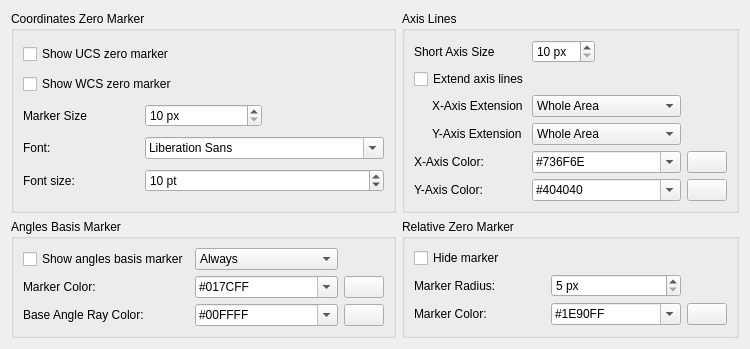
     <widget class="QWidget" name="tabCoordinate">
      <attribute name="title">
       <string>Coordinate System</string>
      </attribute>
      <layout class="QGridLayout" name="gridLayout_44">
       <item row="1" column="0">
        <widget class="QGroupBox" name="groupBox_20">
         <property name="toolTip">
          <string>Color of the marker</string>
         </property>
         <property name="title">
          <string>Angles Basis Marker</string>
         </property>
         <layout class="QGridLayout" name="gridLayout_41">
          <item row="0" column="2">
           <widget class="QComboBox" name="cbAnglesBaseShowPolicy">
            <property name="toolTip">
             <string>Defines where to draw angle basis marker</string>
            </property>
            <item>
             <property name="text">
              <string>Always</string>
             </property>
            </item>
            <item>
             <property name="text">
              <string>Only for non-defaults</string>
             </property>
            </item>
           </widget>
          </item>
          <item row="1" column="0">
           <widget class="QLabel" name="label_28">
            <property name="text">
             <string>Marker Color:</string>
            </property>
           </widget>
          </item>
          <item row="1" column="3">
           <widget class="QPushButton" name="pbAnglesMarkDirection">
            <property name="sizePolicy">
             <sizepolicy hsizetype="Maximum" vsizetype="Fixed">
              <horstretch>0</horstretch>
              <verstretch>0</verstretch>
             </sizepolicy>
            </property>
            <property name="toolTip">
             <string>Click to select color</string>
            </property>
            <property name="text">
             <string/>
            </property>
            <property name="icon">
             <iconset resource="../../../../../res/controls/controls.qrc">
              <normaloff>:/controls/colorxx.png</normaloff>:/controls/colorxx.png</iconset>
            </property>
           </widget>
          </item>
          <item row="0" column="0">
           <widget class="QCheckBox" name="cbAnglesMarkVisible">
            <property name="toolTip">
             <string>If enabled, angles basis marker will be shown in the orign of coordinates system</string>
            </property>
            <property name="text">
             <string>Show angles basis marker</string>
            </property>
           </widget>
          </item>
          <item row="3" column="0">
           <widget class="QLabel" name="label_29">
            <property name="text">
             <string>Base Angle Ray Color:</string>
            </property>
           </widget>
          </item>
          <item row="3" column="3">
           <widget class="QPushButton" name="pbAnglesMarkAngleRay">
            <property name="sizePolicy">
             <sizepolicy hsizetype="Maximum" vsizetype="Fixed">
              <horstretch>0</horstretch>
              <verstretch>0</verstretch>
             </sizepolicy>
            </property>
            <property name="toolTip">
             <string>Click to select color</string>
            </property>
            <property name="text">
             <string/>
            </property>
            <property name="icon">
             <iconset resource="../../../../../res/controls/controls.qrc">
              <normaloff>:/controls/colorxx.png</normaloff>:/controls/colorxx.png</iconset>
            </property>
           </widget>
          </item>
          <item row="1" column="2">
           <widget class="QComboBox" name="cbAnglesMarkColorDirection">
            <property name="toolTip">
             <string>Color of the marker</string>
            </property>
            <property name="editable">
             <bool>true</bool>
            </property>
            <property name="currentText">
             <string>#017CFF</string>
            </property>
           </widget>
          </item>
          <item row="3" column="2">
           <widget class="QComboBox" name="cbAnglesMarkColorAngleRay">
            <property name="toolTip">
             <string>Color of the ray that displays zero angle position</string>
            </property>
            <property name="editable">
             <bool>true</bool>
            </property>
            <property name="currentText">
             <string>#00FFFF</string>
            </property>
           </widget>
          </item>
         </layout>
        </widget>
       </item>
       <item row="0" column="1">
        <widget class="QGroupBox" name="groupBox_9">
         <property name="title">
          <string>Axis Lines</string>
         </property>
         <layout class="QGridLayout" name="gridLayout_10">
          <item row="4" column="1">
           <widget class="QComboBox" name="cbAxisXColor">
            <property name="toolTip">
             <string>Color for X axis</string>
            </property>
            <property name="accessibleDescription">
             <string notr="true"/>
            </property>
            <property name="editable">
             <bool>true</bool>
            </property>
            <item>
             <property name="text">
              <string notr="true">#736F6E</string>
             </property>
            </item>
           </widget>
          </item>
          <item row="0" column="1" alignment="Qt::AlignmentFlag::AlignLeft">
           <widget class="QSpinBox" name="sbAxisSize">
            <property name="maximumSize">
             <size>
              <width>16777215</width>
              <height>16777215</height>
             </size>
            </property>
            <property name="toolTip">
             <string>Size of Axis Lines drawn in absolute zero point</string>
            </property>
            <property name="suffix">
             <string> px</string>
            </property>
            <property name="minimum">
             <number>10</number>
            </property>
            <property name="maximum">
             <number>200</number>
            </property>
           </widget>
          </item>
          <item row="2" column="1">
           <widget class="QComboBox" name="cbXAxisAreas">
            <property name="toolTip">
             <string>Defines how to draw extended X axis</string>
            </property>
            <item>
             <property name="text">
              <string>Whole Area</string>
             </property>
            </item>
            <item>
             <property name="text">
              <string>Positive Values Area</string>
             </property>
            </item>
            <item>
             <property name="text">
              <string>Negative Values Area</string>
             </property>
            </item>
            <item>
             <property name="text">
              <string>None</string>
             </property>
            </item>
           </widget>
          </item>
          <item row="5" column="0">
           <widget class="QLabel" name="lAxisYColor">
            <property name="text">
             <string>Y-Axis Color:</string>
            </property>
            <property name="wordWrap">
             <bool>false</bool>
            </property>
           </widget>
          </item>
          <item row="3" column="0">
           <widget class="QLabel" name="lYAxisAreas">
            <property name="styleSheet">
             <string notr="true">margin-left:15px</string>
            </property>
            <property name="text">
             <string>Y-Axis Extension</string>
            </property>
           </widget>
          </item>
          <item row="2" column="0">
           <widget class="QLabel" name="lXAxisAreas">
            <property name="styleSheet">
             <string notr="true">margin-left:15px</string>
            </property>
            <property name="text">
             <string>X-Axis Extension</string>
            </property>
           </widget>
          </item>
          <item row="4" column="2">
           <widget class="QPushButton" name="pb_axis_X">
            <property name="sizePolicy">
             <sizepolicy hsizetype="Maximum" vsizetype="Fixed">
              <horstretch>0</horstretch>
              <verstretch>0</verstretch>
             </sizepolicy>
            </property>
            <property name="toolTip">
             <string>Click to select color</string>
            </property>
            <property name="text">
             <string/>
            </property>
            <property name="icon">
             <iconset resource="../../../../../res/controls/controls.qrc">
              <normaloff>:/controls/colorxx.png</normaloff>:/controls/colorxx.png</iconset>
            </property>
           </widget>
          </item>
          <item row="5" column="2">
           <widget class="QPushButton" name="pb_axis_Y">
            <property name="sizePolicy">
             <sizepolicy hsizetype="Maximum" vsizetype="Fixed">
              <horstretch>0</horstretch>
              <verstretch>0</verstretch>
             </sizepolicy>
            </property>
            <property name="toolTip">
             <string>Click to select color</string>
            </property>
            <property name="text">
             <string/>
            </property>
            <property name="icon">
             <iconset resource="../../../../../res/controls/controls.qrc">
              <normaloff>:/controls/colorxx.png</normaloff>:/controls/colorxx.png</iconset>
            </property>
           </widget>
          </item>
          <item row="1" column="0" colspan="2">
           <widget class="QCheckBox" name="cbGridExtendAxisLines">
            <property name="toolTip">
             <string>If checked, axises will be inifinite lines</string>
            </property>
            <property name="text">
             <string>Extend axis lines</string>
            </property>
           </widget>
          </item>
          <item row="4" column="0">
           <widget class="QLabel" name="lAxisXColor">
            <property name="text">
             <string>X-Axis Color:</string>
            </property>
            <property name="wordWrap">
             <bool>false</bool>
            </property>
           </widget>
          </item>
          <item row="3" column="1">
           <widget class="QComboBox" name="cbYAxisAreas">
            <property name="toolTip">
             <string>Defines how to draw extended Y axis</string>
            </property>
            <item>
             <property name="text">
              <string>Whole Area</string>
             </property>
            </item>
            <item>
             <property name="text">
              <string>Positive Values Area</string>
             </property>
            </item>
            <item>
             <property name="text">
              <string>Negative Values Area</string>
             </property>
            </item>
            <item>
             <property name="text">
              <string>None</string>
             </property>
            </item>
           </widget>
          </item>
          <item row="0" column="0">
           <widget class="QLabel" name="lAxisSize">
            <property name="text">
             <string>Short Axis Size</string>
            </property>
           </widget>
          </item>
          <item row="5" column="1">
           <widget class="QComboBox" name="cbAxisYColor">
            <property name="toolTip">
             <string>Color for Y axis</string>
            </property>
            <property name="accessibleDescription">
             <string notr="true"/>
            </property>
            <property name="editable">
             <bool>true</bool>
            </property>
            <item>
             <property name="text">
              <string notr="true">#404040</string>
             </property>
            </item>
           </widget>
          </item>
         </layout>
        </widget>
       </item>
       <item row="2" column="0">
        <spacer name="verticalSpacer_12">
         <property name="orientation">
          <enum>Qt::Orientation::Vertical</enum>
         </property>
         <property name="sizeHint" stdset="0">
          <size>
           <width>0</width>
           <height>0</height>
          </size>
         </property>
        </spacer>
       </item>
       <item row="0" column="0">
        <widget class="QGroupBox" name="gbWorldZero">
         <property name="title">
          <string>Coordinates Zero Marker</string>
         </property>
         <layout class="QGridLayout" name="gridLayout_35">
          <item row="5" column="0">
           <widget class="QLabel" name="label_24">
            <property name="text">
             <string>Font size:</string>
            </property>
           </widget>
          </item>
          <item row="3" column="0">
           <widget class="QLabel" name="label_22">
            <property name="text">
             <string>Marker Size</string>
            </property>
           </widget>
          </item>
          <item row="4" column="1" colspan="2">
           <widget class="QFontComboBox" name="fcbUCSFont">
            <property name="toolTip">
             <string>Font that should be used for drawing name of axis in coordinate system zero.</string>
            </property>
           </widget>
          </item>
          <item row="3" column="1">
           <widget class="QSpinBox" name="sbCoordinateSystemMarkerSize">
            <property name="toolTip">
             <string>Size of axis of coordinate system's zero marker</string>
            </property>
            <property name="suffix">
             <string> px</string>
            </property>
            <property name="minimum">
             <number>10</number>
            </property>
            <property name="maximum">
             <number>200</number>
            </property>
           </widget>
          </item>
          <item row="5" column="1" colspan="2">
           <widget class="QSpinBox" name="sbUCSFontSize">
            <property name="toolTip">
             <string>Font size that should be used for drawing name of axis in coordinate system zero.</string>
            </property>
            <property name="suffix">
             <string> pt</string>
            </property>
            <property name="minimum">
             <number>5</number>
            </property>
            <property name="maximum">
             <number>30</number>
            </property>
            <property name="value">
             <number>10</number>
            </property>
           </widget>
          </item>
          <item row="4" column="0">
           <widget class="QLabel" name="label_23">
            <property name="text">
             <string>Font:</string>
            </property>
           </widget>
          </item>
          <item row="2" column="0" colspan="3">
           <widget class="QCheckBox" name="cbShowWCSZeroMarker">
            <property name="toolTip">
             <string>If selected and view is in user coordinate system, the marker for coodinate system will be shown in zero point of world coordinates system. </string>
            </property>
            <property name="text">
             <string>Show WCS zero marker</string>
            </property>
           </widget>
          </item>
          <item row="1" column="0" colspan="3">
           <widget class="QCheckBox" name="cbShowUCSZeroMarker">
            <property name="toolTip">
             <string>If selected, marker for coodinate system will be shown in zero point of current user coordinates system. </string>
            </property>
            <property name="text">
             <string>Show UCS zero marker</string>
            </property>
           </widget>
          </item>
         </layout>
        </widget>
       </item>
       <item row="1" column="1">
        <widget class="QGroupBox" name="gbGVRelZero">
         <property name="title">
          <string>Relative Zero Marker</string>
         </property>
         <layout class="QGridLayout" name="gridLayout_19">
          <item row="2" column="0">
           <widget class="QLabel" name="lRelZeroRadius">
            <property name="text">
             <string>Marker Radius:</string>
            </property>
           </widget>
          </item>
          <item row="2" column="1">
           <widget class="QSpinBox" name="sbRelZeroRadius">
            <property name="toolTip">
             <string>Radius of relative zero marker</string>
            </property>
            <property name="suffix">
             <string> px</string>
            </property>
            <property name="minimum">
             <number>5</number>
            </property>
            <property name="maximum">
             <number>15</number>
            </property>
           </widget>
          </item>
          <item row="3" column="0">
           <widget class="QLabel" name="lRelativeZeroColor">
            <property name="text">
             <string>Marker Color:</string>
            </property>
            <property name="buddy">
             <cstring>cbRelativeZeroColor</cstring>
            </property>
           </widget>
          </item>
          <item row="3" column="2">
           <widget class="QPushButton" name="pb_relativeZeroColor">
            <property name="sizePolicy">
             <sizepolicy hsizetype="Maximum" vsizetype="Fixed">
              <horstretch>0</horstretch>
              <verstretch>0</verstretch>
             </sizepolicy>
            </property>
            <property name="toolTip">
             <string>Click to select color</string>
            </property>
            <property name="text">
             <string/>
            </property>
            <property name="icon">
             <iconset resource="../../../../../res/controls/controls.qrc">
              <normaloff>:/controls/colorxx.png</normaloff>:/controls/colorxx.png</iconset>
            </property>
           </widget>
          </item>
          <item row="3" column="1">
           <widget class="QComboBox" name="cbRelativeZeroColor">
            <property name="toolTip">
             <string>Color of relative zero marker</string>
            </property>
            <property name="accessibleDescription">
             <string notr="true"/>
            </property>
            <property name="editable">
             <bool>true</bool>
            </property>
            <item>
             <property name="text">
              <string notr="true">#1E90FF</string>
             </property>
            </item>
            <item>
             <property name="text">
              <string notr="true">#FFC200</string>
             </property>
            </item>
           </widget>
          </item>
          <item row="1" column="0" colspan="3">
           <widget class="QCheckBox" name="cbHideRelativeZero">
            <property name="toolTip">
             <string>If checked, relative zero marker will not be drawn</string>
            </property>
            <property name="text">
             <string>Hide marker</string>
            </property>
            <property name="shortcut">
             <string>Alt+Z</string>
            </property>
           </widget>
          </item>
         </layout>
        </widget>
       </item>
      </layout>
     </widget>
